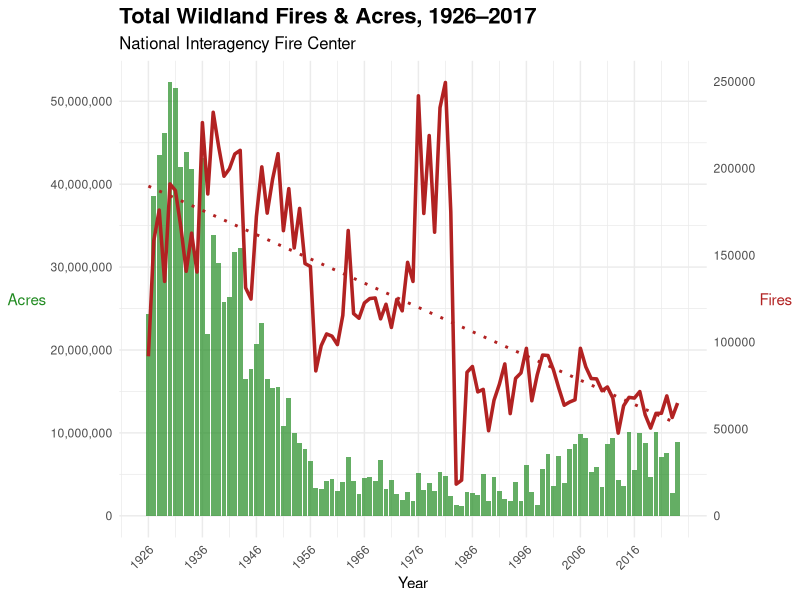
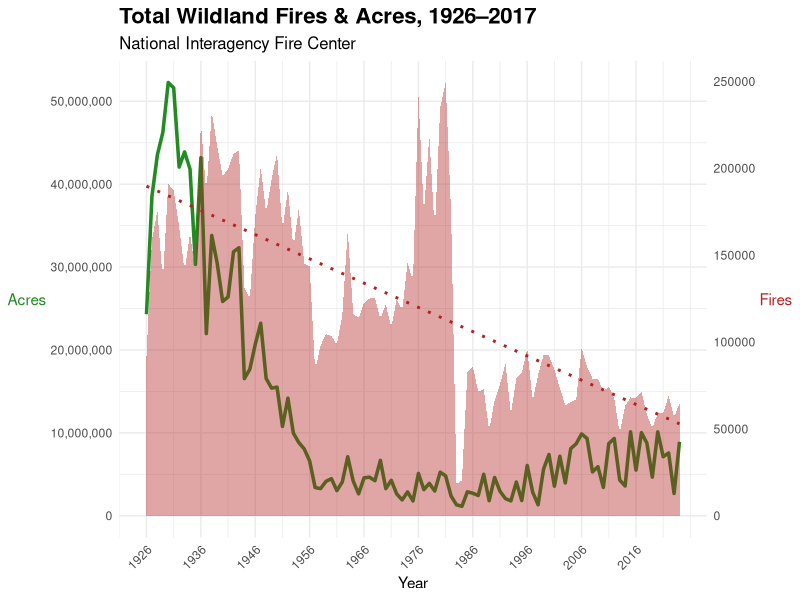

Here is the R script that generated these plots, in order:
## ---- chunk 1
library(tidyverse)
library(dplyr)
wildfire <- read_csv("wildfire_data.csv")
wildfire
## ---- chunk 2
library(tidyverse)
library(scales)

# Read the wildfire data
wildfire <- read_csv("wildfire_data.csv")

# Create the dual-axis plot
ggplot(wildfire, aes(x = Year)) +
  # Green bars for Acres
  geom_col(aes(y = Acres), fill = "forestgreen", alpha = 0.7) +
  
  # Red line for Fires (rescaled to match Acres)
  geom_line(aes(y = Fires * (max(Acres) / max(Fires))), color = "firebrick", size = 1.2) +
  
  # Optional red dotted trend line for Fires
  geom_smooth(aes(y = Fires * (max(Acres) / max(Fires))),
              method = "lm", se = FALSE, linetype = "dotted", color = "firebrick") +
  
  # Y-axis with full numbers and secondary axis for Fires
  scale_y_continuous(
    name = "Acres",
    labels = comma,  # Format with commas
    sec.axis = sec_axis(
      trans = ~ . / (max(wildfire$Acres) / max(wildfire$Fires)),
      name = "Fires"
    )
  ) +
  
  # X-axis: Show ticks every 10 years
  scale_x_continuous(
    breaks = seq(min(wildfire$Year), max(wildfire$Year), by = 10)
  ) +
  
  # Labels and styling
  labs(
    title = "Total Wildland Fires & Acres, 1926–2017",
    subtitle = "National Interagency Fire Center",
    x = "Year"
  ) +
  theme_minimal() +
  theme(
  axis.title.y.left = element_text(color = "forestgreen", angle = 0, vjust = 0.5),
  axis.title.y.right = element_text(color = "firebrick", angle = 0, vjust = 0.5),
  plot.title = element_text(size = 16, face = "bold"),
  plot.subtitle = element_text(size = 12),
  axis.text.x = element_text(angle = 45, hjust = 1)
)




## ---- chunk 3
library(tidyverse)
library(scales)

wildfire <- read_csv("wildfire_data.csv")

scale_factor <- max(wildfire$Acres) / max(wildfire$Fires)

ggplot(wildfire, aes(x = Year)) +
  # Acres as green line
  geom_line(aes(y = Acres), color = "forestgreen", size = 1.2) +
  
  # Fires as red area (scaled)
  geom_area(aes(y = Fires * scale_factor), fill = "firebrick", alpha = 0.4) +
  
  # Optional: dotted trend line for Fires
  geom_smooth(aes(y = Fires * scale_factor), method = "lm", se = FALSE, linetype = "dotted", color = "firebrick") +
  
  scale_y_continuous(
    name = "Acres",
    labels = comma,
    sec.axis = sec_axis(
      trans = ~ . / scale_factor,
      name = "Fires"
    )
  ) +
  
  scale_x_continuous(
    breaks = seq(min(wildfire$Year), max(wildfire$Year), by = 10)
  ) +
  
  labs(
    title = "Total Wildland Fires & Acres, 1926–2017",
    subtitle = "National Interagency Fire Center",
    x = "Year"
  ) +
  
  theme_minimal() +
  theme(
    axis.title.y.left = element_text(color = "forestgreen", angle = 0, vjust = 0.5),
    axis.title.y.right = element_text(color = "firebrick", angle = 0, vjust = 0.5),
    plot.title = element_text(size = 16, face = "bold"),
    plot.subtitle = element_text(size = 12),
    axis.text.x = element_text(angle = 45, hjust = 1)
  )
